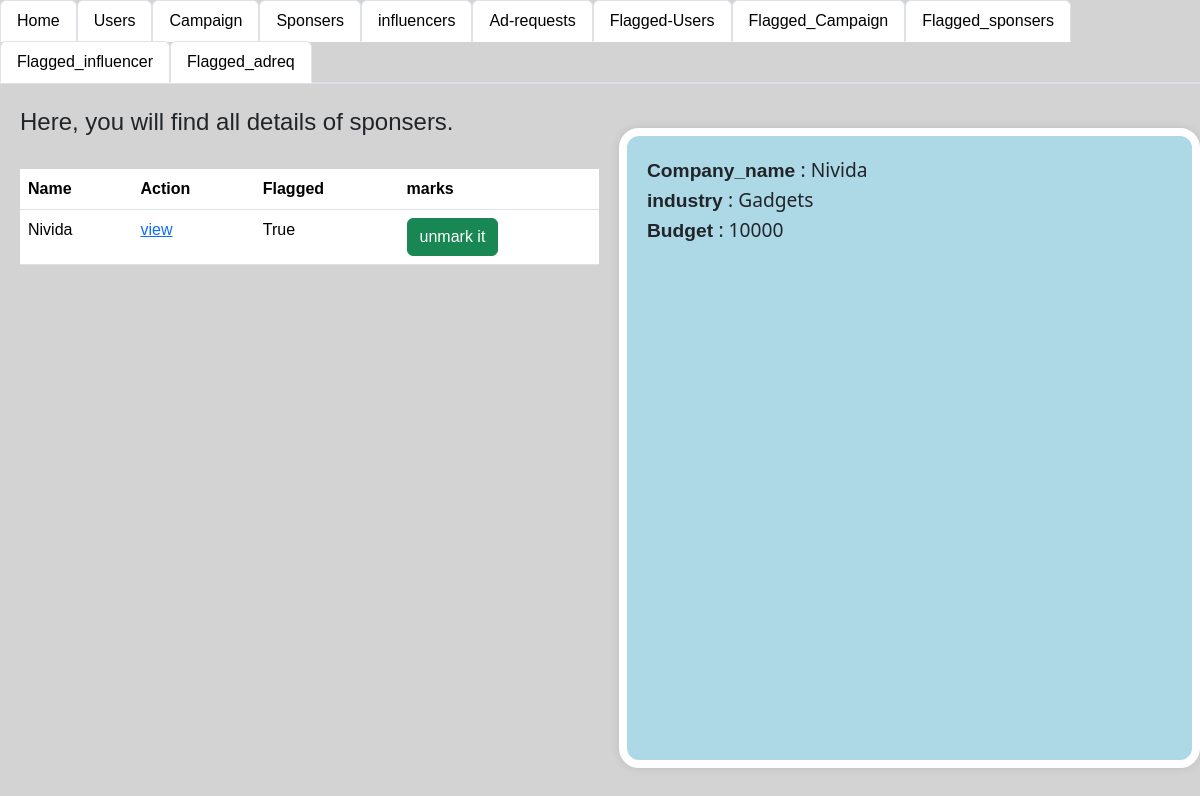
The page /admin_spons_flag/1 on the database as committed earlier.
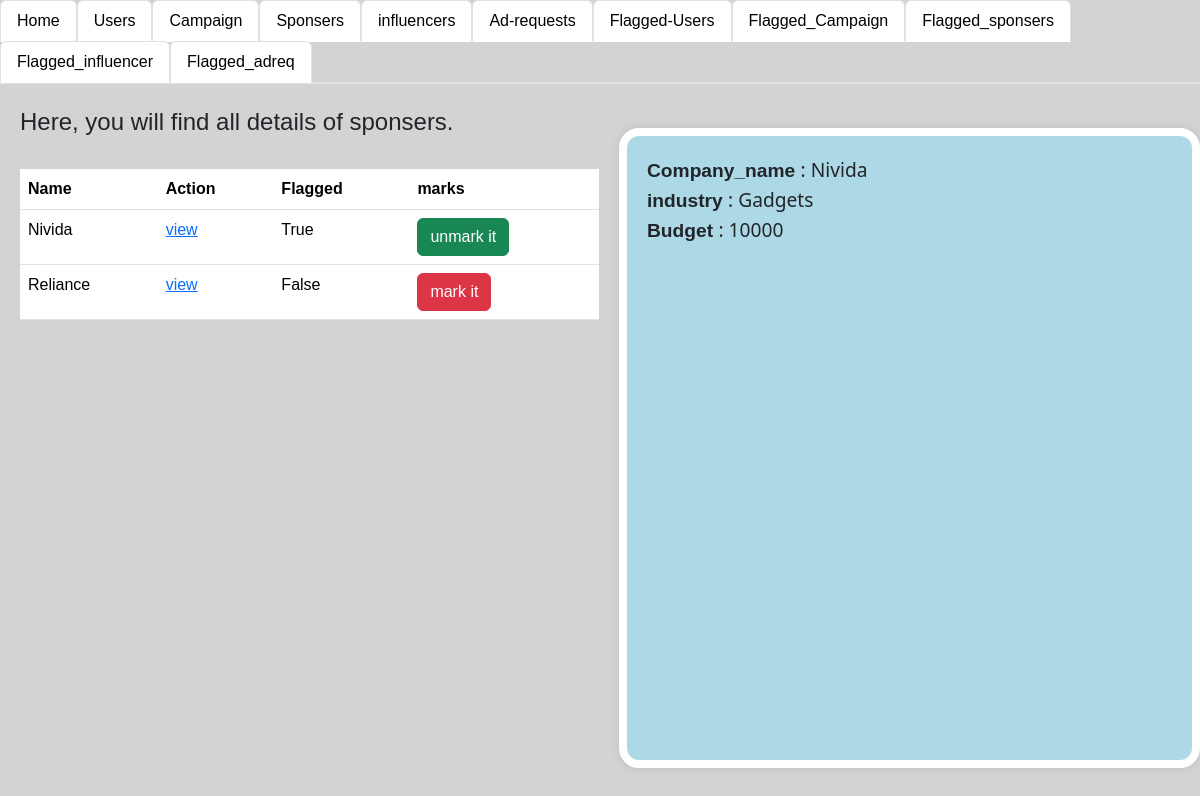
The same page on the database as committed later.
### app.py (models this page shows)
class Sponsers(db.Model):
    __tablename__='sponsers'
    Sponsers_id=db.Column(db.Integer,primary_key=True,autoincrement=True)
    Company_name=db.Column(db.String)
    industry=db.Column(db.String)
    budget=db.Column(db.Integer)
    user_id=db.Column(db.Integer,db.ForeignKey(user.user_id))
    flagged_spons=db.Column(db.Boolean, default=False)

### app.py (the view)
@app.route("/admin_spons_flag/<spons_id>",methods=["GET"])
def admin_spons_flag(spons_id):
    sponsdata=db.session.query(Sponsers).all()
    spons1=db.session.query(Sponsers).filter(Sponsers.Sponsers_id==spons_id).first()
    spons1.flagged_spons=True
    db.session.commit()
    return  render_template("admin_sponsers.html",sponsdata=sponsdata,spons1=spons1)

### templates/admin_sponsers.html (shortened to what this page needs)
<!DOCTYPE html>
<html lang="en">
<head>
    <link rel="stylesheet" href="\static\style.css">
    <link href="https://cdn.jsdelivr.net/npm/bootstrap@5.3.3/dist/css/bootstrap.min.css" rel="stylesheet">
</head>
<body style="background-color: lightgray;">
  <ul class="nav nav-tabs">
    <ul class="nav nav-tabs">
      <li class="nav-item">
        <a class="nav-link active" aria-current="page" href="/login">Home</a>
      </li>
      <li class="nav-item">
        <a class="nav-link active" aria-current="page" href="/login_users">Users</a>
      </li>
      <li class="nav-item">
        <a class="nav-link active" aria-current="page" href="/login_camp" >Campaign</a>
      </li>
      <li class="nav-item">
        <a class="nav-link active" aria-current="page" href="/admin_spons" >Sponsers</a>
      </li>
      <li class="nav-item">
        <a class="nav-link active" aria-current="page" href="/admin_info" >influencers</a>
      </li>
      <li class="nav-item">
        <a class="nav-link active" aria-current="page" href="/admin_adreq" >Ad-requests</a>
    </li>
    <li class="nav-item">
      <a class="nav-link active" aria-current="page" href="/login_users/flag">Flagged-Users</a>
    </li>
      <li class="nav-item">
        <a class="nav-link active" aria-current="page" href="/login_camp/flag" >Flagged_Campaign</a>
      </li>
      <li class="nav-item">
        <a class="nav-link active" aria-current="page" href="/login_spons/flag" >Flagged_sponsers</a>
      </li>
      <li class="nav-item">
        <a class="nav-link active" aria-current="page" href="/admin_info/flag" >Flagged_influencer</a>
      </li>
      <li class="nav-item">
        <a class="nav-link active" aria-current="page" href="/admin_adreq/flag" >Flagged_adreq</a>
      </li>
    </ul>
  </ul>
  <div class="seperate">
    <div style="width: 50%; margin-left: 20px;">
        <h4>Here, you will find all details of sponsers.</h4><br>
        <table class="table table-hover">
          <tr>
            <th>Name</th>
            <th>Action</th>
            <th>Flagged</th>
            <th>marks</th>
          </tr>
            {% for i in sponsdata %}
          <tr>
            <td>{{i.Company_name}}</td>
            <td><a href="/admin_spons/{{i.Sponsers_id}}">view</a></td>
            <td>{{i.flagged_spons}}</td>
            {% if i.flagged_spons == false %}
            <td><a class="btn btn-danger" href="/admin_spons_flag/{{i.Sponsers_id}}">mark it</a></td>
            {% else %}
            <td><a class="btn btn-success" href="/admin_spons_flag_true/{{i.Sponsers_id}}">unmark it</a></td>
            {% endif %}
        </tr>
            {% endfor %}
        </table>
    </div >
    <div class="admin_camp_details">
     <b> Company_name </b>: {{  spons1.Company_name}}<br>
     <b> industry </b>: {{spons1.industry}}<br>
     <b> Budget </b>: {{spons1.budget}}<br>
    </div>
  </div>
</body>
</html>

Rows that differ between the two databases and show on the page:
added Sponsers: Company_name "Reliance", flagged_spons "False"
